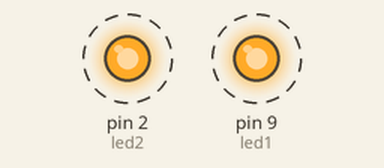
Bench run of a sketch on a simulated Arduino Uno, built with avr-gcc and run on an emulated ATmega328P. On the bench: output pins drawn as LEDs (lit = HIGH). Dashed ring = blinking. What the sketch prints to the serial monitor is not drawn.

Above: at 0.5 s.
Timing chart, 0 to 4.6 s (numbered marks = the images above):
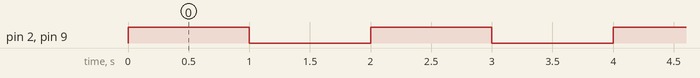

The sketch:

blink.ino
```cpp
const int led1 = 9;
const int led2 = 2;


void setup() {
pinMode(led1,OUTPUT);
pinMode(led2,OUTPUT);
Serial.begin(9600);
}

void loop() {

digitalWrite(led1,HIGH);
digitalWrite(led2,HIGH);
Serial.println("both leds are ON");
delay(1000);
digitalWrite(led1,LOW);
digitalWrite(led2,LOW);
Serial.println("both leds are OFF");
delay(1000);
}
```

Measured:
- by itself, pin 2 (led2), pin 9 (led1): alternates HIGH for 1.0 s and LOW for 1.0 s
